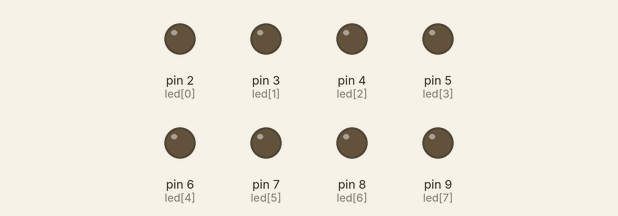
Recording of a sketch running on a simulated Arduino Uno, built with avr-gcc and run on an emulated ATmega328P. Shown: output pins drawn as LEDs (lit = HIGH).

Above: at 0.1 s.
At 7.1 s:
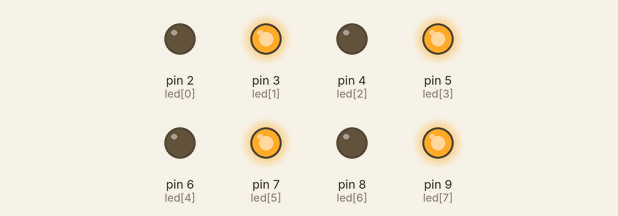
At 11.1 s:
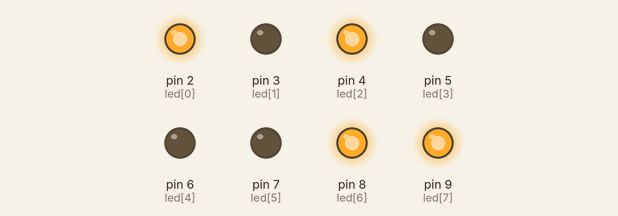
At 14.1 s:
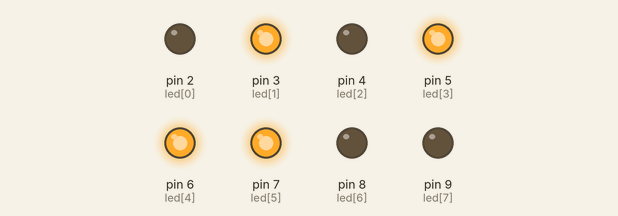
At 29.4 s:
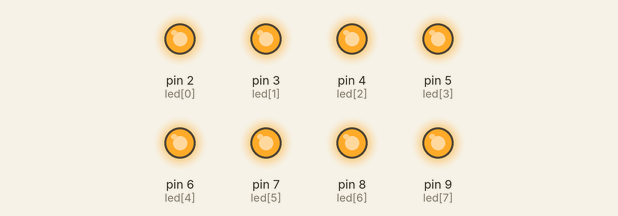
At 36.9 s:
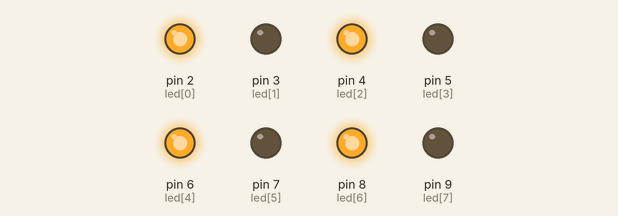
Timing chart, 0 to 40.0 s (numbered marks = the images above):
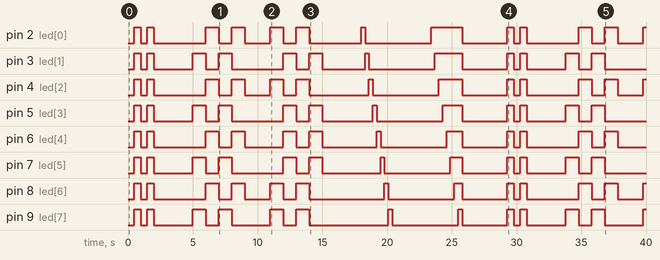

The sketch:

bitmath.ino
```cpp
//Khai báo sử dụng các chân từ 2-9 để điều khiển led
int led[] = {
  2,3,4,5,6,7,8,9};

//Khai báo số lượng led sử dụng
int nbit = 8;

//Khai báo biến A (sẽ được dùng cho các ví dụ phía dưới)
int A;

void setup() {

  for(int i = 0; i<=nbit-1; i++) {
    //Khai báo việc sử dụng các chân từ 2-9 (led[0] - led[7]) trên Arduino
    pinMode(led[i], OUTPUT);
  }
}

void loop() {
  //Hiệu ứng 1
  Serial.println("Hieu ung 1");
  turn(0);      //viết trong hệ nhị phân là turn(0B00000000);
  delay(500);
  turn(255);    //viết trong hệ nhị phân là turn(0B11111111);
  delay(500);
  turn(0);
  delay(500);
  turn(255);
  delay(500);
  ///////////////////////////////////////////////////////////

  //Mỗi hiệu ứng cách nhau 3 giây
  turn(0);    //tắt hết đèn led trong lúc chờ chuyển sang hiệu ứng khác
  delay(3000);

  //Hiệu ứng 2
  Serial.println("Hieu ung 2");
  A = 0B10101010; //Khởi tạo trạng thái ban đầu của các đèn led
  //Bật đèn và đảo trạng thái bật - tắt cho chúng
  turn(A);
  delay(1000);
  turn(~A);
  delay(1000);
  turn(A);
  delay(1000);
  turn(~A);
  delay(1000);


  turn(0);
  delay(2000);

  A = 0B11000101;  //Khởi tại trạng khác của các led
  //Bật đèn và đảo trạng thái bật - tắt cho chúng
  turn(A);
  delay(1000);
  turn(~A);
  delay(1000);
  turn(A);
  delay(1000);
  turn(~A);
  delay(1000);
  ///////////////////////////////////////////////////////

  turn(0);
  delay(3000);

  //Hiệu ứng 3
  Serial.println("Hieu ung 3");
  for (int i = 0; i<=7; i++) {
    turn(1 << i); //dịch bit 1 lần lượt đi từ vị trí đầu tiên (vị trí i=0) đến vị trí cuối cùng (vị trí i=7) trong chuỗi 8 bit
    delay(300);
  }
  ///////////////////////////////////////////////////////

  turn(0);
  delay(3000);

  //Hiệu ứng 4
  A = 0;
  Serial.println("Hieu ung 4");
  for (int i = 0; i<= 7;i++) {
    A = A | (1 << i); //Vận dụng (1 << i) từ hiệu ứng 3
    /*
   Trạng thái của A khi duyệt từ bit 0 đến bit 7 là
     0B00000001;
     0B00000011;
     0B00000111;
     0B00001111;
     0B00011111;
     0B00111111;
     0B01111111;
     0B11111111;
     */
    turn(A);
    delay(300);
  }
  /////////////////////////////////////////////

  turn(0);
  delay(3000);

  //Hiệu ứng 5
  //blah blah blah

}

void turn(int bits) {
  for (int i=0; i<=7;i++) {
    digitalWrite(led[i], bitRead(bits,i));
    //Hàm bitRead(bits,i) trả về trạng thái của bit thứ i trong bits
    //Hàm digitalWrite(led,state) sẽ cho điện áp ở chân led là 5V nếu state = 1 và ngược lại
  }
}
```

Measured:
- by itself, pin 2 (led[0]): LOW → HIGH at 0.50 s, → LOW 0.50 s later, → HIGH 0.50 s later, → LOW 0.50 s later, … (25 changes in this stretch)
- by itself, pin 3 (led[1]): LOW → HIGH at 0.50 s, → LOW 0.50 s later, → HIGH 0.50 s later, → LOW 0.50 s later, … (24 changes in this stretch)
- by itself, pin 4 (led[2]): LOW → HIGH at 0.50 s, → LOW 0.50 s later, → HIGH 0.50 s later, → LOW 0.50 s later, … (25 changes in this stretch)
- by itself, pin 5 (led[3]): LOW → HIGH at 0.50 s, → LOW 0.50 s later, → HIGH 0.50 s later, → LOW 0.50 s later, … (24 changes in this stretch)
- by itself, pin 6 (led[4]): LOW → HIGH at 0.50 s, → LOW 0.50 s later, → HIGH 0.50 s later, → LOW 0.50 s later, … (24 changes in this stretch)
- by itself, pin 7 (led[5]): LOW → HIGH at 0.50 s, → LOW 0.50 s later, → HIGH 0.50 s later, → LOW 0.50 s later, … (24 changes in this stretch)
- by itself, pin 8 (led[6]): LOW → HIGH at 0.50 s, → LOW 0.50 s later, → HIGH 0.50 s later, → LOW 0.50 s later, … (25 changes in this stretch)
- by itself, pin 9 (led[7]): LOW → HIGH at 0.50 s, → LOW 0.50 s later, → HIGH 0.50 s later, → LOW 0.50 s later, … (25 changes in this stretch)
